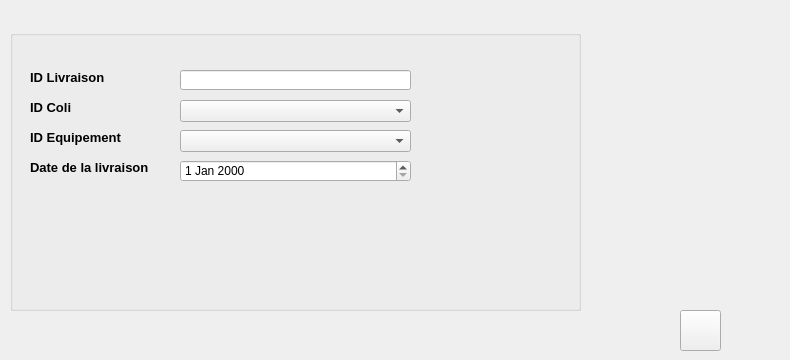
      <widget class="QWidget" name="tab_12">
       <attribute name="title">
        <string>Ajouter une livraison</string>
       </attribute>
       <widget class="QPushButton" name="ajouterliv">
        <property name="geometry">
         <rect>
          <x>680</x>
          <y>310</y>
          <width>41</width>
          <height>41</height>
         </rect>
        </property>
        <property name="styleSheet">
         <string notr="true">border-image: url(:/Images/add.png);</string>
        </property>
        <property name="text">
         <string/>
        </property>
       </widget>
       <widget class="QGroupBox" name="groupBox_4">
        <property name="geometry">
         <rect>
          <x>10</x>
          <y>30</y>
          <width>571</width>
          <height>281</height>
         </rect>
        </property>
        <property name="title">
         <string/>
        </property>
        <widget class="QLabel" name="label_20">
         <property name="geometry">
          <rect>
           <x>20</x>
           <y>130</y>
           <width>131</width>
           <height>16</height>
          </rect>
         </property>
         <property name="font">
          <font>
           <family>Arial</family>
           <weight>75</weight>
           <bold>true</bold>
          </font>
         </property>
         <property name="text">
          <string>&lt;html&gt;&lt;head/&gt;&lt;body&gt;&lt;p&gt;&lt;span style=&quot; font-size:10pt; font-weight:600;&quot;&gt;Date de la livraison&lt;/span&gt;&lt;/p&gt;&lt;/body&gt;&lt;/html&gt;</string>
         </property>
        </widget>
        <widget class="QLabel" name="label_19">
         <property name="geometry">
          <rect>
           <x>20</x>
           <y>100</y>
           <width>121</width>
           <height>16</height>
          </rect>
         </property>
         <property name="font">
          <font>
           <family>Arial</family>
           <weight>75</weight>
           <bold>true</bold>
          </font>
         </property>
         <property name="text">
          <string>&lt;html&gt;&lt;head/&gt;&lt;body&gt;&lt;p&gt;&lt;span style=&quot; font-size:10pt; font-weight:600;&quot;&gt;ID Equipement&lt;/span&gt;&lt;/p&gt;&lt;/body&gt;&lt;/html&gt;</string>
         </property>
        </widget>
        <widget class="QLabel" name="label_21">
         <property name="geometry">
          <rect>
           <x>20</x>
           <y>40</y>
           <width>101</width>
           <height>16</height>
          </rect>
         </property>
         <property name="font">
          <font>
           <family>Arial</family>
           <weight>75</weight>
           <bold>true</bold>
          </font>
         </property>
         <property name="text">
          <string>&lt;html&gt;&lt;head/&gt;&lt;body&gt;&lt;p&gt;&lt;span style=&quot; font-size:10pt; font-weight:600;&quot;&gt;ID Livraison&lt;/span&gt;&lt;/p&gt;&lt;/body&gt;&lt;/html&gt;</string>
         </property>
        </widget>
        <widget class="QLabel" name="label_18">
         <property name="geometry">
          <rect>
           <x>20</x>
           <y>70</y>
           <width>47</width>
           <height>13</height>
          </rect>
         </property>
         <property name="font">
          <font>
           <family>Arial</family>
           <weight>75</weight>
           <bold>true</bold>
          </font>
         </property>
         <property name="text">
          <string>&lt;html&gt;&lt;head/&gt;&lt;body&gt;&lt;p&gt;&lt;span style=&quot; font-size:10pt; font-weight:600;&quot;&gt;ID Coli&lt;/span&gt;&lt;/p&gt;&lt;/body&gt;&lt;/html&gt;</string>
         </property>
        </widget>
        <widget class="QComboBox" name="comboBox">
         <property name="geometry">
          <rect>
           <x>170</x>
           <y>70</y>
           <width>231</width>
           <height>22</height>
          </rect>
         </property>
        </widget>
        <widget class="QComboBox" name="comboBox_2">
         <property name="geometry">
          <rect>
           <x>170</x>
           <y>100</y>
           <width>231</width>
           <height>22</height>
          </rect>
         </property>
        </widget>
        <widget class="QLineEdit" name="lineEdit_idliv">
         <property name="geometry">
          <rect>
           <x>170</x>
           <y>40</y>
           <width>231</width>
           <height>20</height>
          </rect>
         </property>
        </widget>
        <widget class="QDateEdit" name="dateTimeEdit">
         <property name="geometry">
          <rect>
           <x>170</x>
           <y>130</y>
           <width>231</width>
           <height>22</height>
          </rect>
         </property>
        </widget>
       </widget>
       <widget class="QLabel" name="label_33">
        <property name="geometry">
         <rect>
          <x>610</x>
          <y>0</y>
          <width>171</width>
          <height>141</height>
         </rect>
        </property>
        <property name="styleSheet">
         <string notr="true">border-image: url(:/Images/avatar.png);</string>
        </property>
        <property name="text">
         <string/>
        </property>
       </widget>
      </widget>
